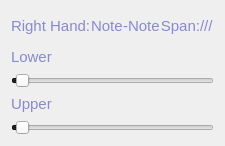
                      <widget class="QWidget" name="right_ranges_box_2" native="true">
                       <layout class="QVBoxLayout" name="verticalLayout_17">
                        <item>
                         <widget class="QWidget" name="right_range_labels_bar_2" native="true">
                          <property name="sizePolicy">
                           <sizepolicy hsizetype="Preferred" vsizetype="Fixed">
                            <horstretch>0</horstretch>
                            <verstretch>0</verstretch>
                           </sizepolicy>
                          </property>
                          <property name="minimumSize">
                           <size>
                            <width>0</width>
                            <height>30</height>
                           </size>
                          </property>
                          <property name="maximumSize">
                           <size>
                            <width>16777215</width>
                            <height>50</height>
                           </size>
                          </property>
                          <layout class="QHBoxLayout" name="horizontalLayout_10">
                           <property name="spacing">
                            <number>0</number>
                           </property>
                           <property name="leftMargin">
                            <number>0</number>
                           </property>
                           <property name="topMargin">
                            <number>0</number>
                           </property>
                           <property name="rightMargin">
                            <number>0</number>
                           </property>
                           <property name="bottomMargin">
                            <number>0</number>
                           </property>
                           <item>
                            <widget class="QLabel" name="right_range_label">
                             <property name="sizePolicy">
                              <sizepolicy hsizetype="Preferred" vsizetype="Maximum">
                               <horstretch>0</horstretch>
                               <verstretch>0</verstretch>
                              </sizepolicy>
                             </property>
                             <property name="maximumSize">
                              <size>
                               <width>16777215</width>
                               <height>30</height>
                              </size>
                             </property>
                             <property name="font">
                              <font>
                               <pointsize>11</pointsize>
                              </font>
                             </property>
                             <property name="styleSheet">
                              <string notr="true">QLabel {
	color:rgb(137, 137, 206)
	
}</string>
                             </property>
                             <property name="text">
                              <string>Right Hand:</string>
                             </property>
                            </widget>
                           </item>
                           <item>
                            <widget class="QLabel" name="right_lower_display">
                             <property name="sizePolicy">
                              <sizepolicy hsizetype="Preferred" vsizetype="Maximum">
                               <horstretch>0</horstretch>
                               <verstretch>0</verstretch>
                              </sizepolicy>
                             </property>
                             <property name="maximumSize">
                              <size>
                               <width>16777215</width>
                               <height>30</height>
                              </size>
                             </property>
                             <property name="font">
                              <font>
                               <pointsize>11</pointsize>
                              </font>
                             </property>
                             <property name="styleSheet">
                              <string notr="true">QLabel {
	color:rgb(137, 137, 206)
	
}</string>
                             </property>
                             <property name="text">
                              <string>Note</string>
                             </property>
                            </widget>
                           </item>
                           <item>
                            <widget class="QLabel" name="dash_3">
                             <property name="sizePolicy">
                              <sizepolicy hsizetype="Preferred" vsizetype="Maximum">
                               <horstretch>0</horstretch>
                               <verstretch>0</verstretch>
                              </sizepolicy>
                             </property>
                             <property name="maximumSize">
                              <size>
                               <width>16777215</width>
                               <height>30</height>
                              </size>
                             </property>
                             <property name="font">
                              <font>
                               <pointsize>11</pointsize>
                              </font>
                             </property>
                             <property name="styleSheet">
                              <string notr="true">QLabel {
	color:rgb(137, 137, 206)
	
}</string>
                             </property>
                             <property name="text">
                              <string>-</string>
                             </property>
                            </widget>
                           </item>
                           <item>
                            <widget class="QLabel" name="right_upper_display">
                             <property name="sizePolicy">
                              <sizepolicy hsizetype="Preferred" vsizetype="Maximum">
                               <horstretch>0</horstretch>
                               <verstretch>0</verstretch>
                              </sizepolicy>
                             </property>
                             <property name="maximumSize">
                              <size>
                               <width>16777215</width>
                               <height>30</height>
                              </size>
                             </property>
                             <property name="font">
                              <font>
                               <pointsize>11</pointsize>
                              </font>
                             </property>
                             <property name="styleSheet">
                              <string notr="true">QLabel {
	color:rgb(137, 137, 206)
}</string>
                             </property>
                             <property name="text">
                              <string>Note</string>
                             </property>
                            </widget>
                           </item>
                           <item>
                            <widget class="QLabel" name="length_label_5">
                             <property name="sizePolicy">
                              <sizepolicy hsizetype="Preferred" vsizetype="Maximum">
                               <horstretch>0</horstretch>
                               <verstretch>0</verstretch>
                              </sizepolicy>
                             </property>
                             <property name="minimumSize">
                              <size>
                               <width>0</width>
                               <height>0</height>
                              </size>
                             </property>
                             <property name="maximumSize">
                              <size>
                               <width>16777215</width>
                               <height>30</height>
                              </size>
                             </property>
                             <property name="font">
                              <font>
                               <pointsize>11</pointsize>
                              </font>
                             </property>
                             <property name="mouseTracking">
                              <bool>false</bool>
                             </property>
                             <property name="styleSheet">
                              <string notr="true">color: rgb(137, 137, 206);</string>
                             </property>
                             <property name="text">
                              <string>Span:</string>
                             </property>
                             <property name="alignment">
                              <set>Qt::AlignRight|Qt::AlignTrailing|Qt::AlignVCenter</set>
                             </property>
                             <property name="wordWrap">
                              <bool>false</bool>
                             </property>
                             <property name="margin">
                              <number>0</number>
                             </property>
                            </widget>
                           </item>
                           <item>
                            <widget class="QLabel" name="right_span_display">
                             <property name="sizePolicy">
                              <sizepolicy hsizetype="Preferred" vsizetype="Maximum">
                               <horstretch>0</horstretch>
                               <verstretch>0</verstretch>
                              </sizepolicy>
                             </property>
                             <property name="maximumSize">
                              <size>
                               <width>16777215</width>
                               <height>30</height>
                              </size>
                             </property>
                             <property name="font">
                              <font>
                               <pointsize>11</pointsize>
                              </font>
                             </property>
                             <property name="styleSheet">
                              <string notr="true">QLabel {
	color:rgb(137, 137, 206)
	
}</string>
                             </property>
                             <property name="text">
                              <string>///</string>
                             </property>
                            </widget>
                           </item>
                          </layout>
                         </widget>
                        </item>
                        <item>
                         <layout class="QVBoxLayout" name="rh_range1_box_2">
                          <item>
                           <layout class="QHBoxLayout" name="rh_range1_note_display_2">
                            <item>
                             <widget class="QLabel" name="right_lower_label">
                              <property name="font">
                               <font>
                                <pointsize>11</pointsize>
                               </font>
                              </property>
                              <property name="styleSheet">
                               <string notr="true">QLabel {
	color:rgb(137, 137, 206)
	
}</string>
                              </property>
                              <property name="text">
                               <string>Lower</string>
                              </property>
                             </widget>
                            </item>
                            <item>
                             <spacer name="rh_range1_spacerr_2">
                              <property name="orientation">
                               <enum>Qt::Horizontal</enum>
                              </property>
                              <property name="sizeHint" stdset="0">
                               <size>
                                <width>40</width>
                                <height>20</height>
                               </size>
                              </property>
                             </spacer>
                            </item>
                           </layout>
                          </item>
                          <item>
                           <widget class="QSlider" name="right_lower_slider">
                            <property name="minimumSize">
                             <size>
                              <width>0</width>
                              <height>0</height>
                             </size>
                            </property>
                            <property name="layoutDirection">
                             <enum>Qt::LeftToRight</enum>
                            </property>
                            <property name="styleSheet">
                             <string notr="true">QSlider {
	
	color: rgb(255, 255, 255);
	border-color: rgb(255, 85, 255);
	selection-background-color: rgb(11, 17, 17);
}</string>
                            </property>
                            <property name="maximum">
                             <number>87</number>
                            </property>
                            <property name="pageStep">
                             <number>1</number>
                            </property>
                            <property name="value">
                             <number>2</number>
                            </property>
                            <property name="tracking">
                             <bool>true</bool>
                            </property>
                            <property name="orientation">
                             <enum>Qt::Horizontal</enum>
                            </property>
                            <property name="invertedAppearance">
                             <bool>false</bool>
                            </property>
                            <property name="tickPosition">
                             <enum>QSlider::NoTicks</enum>
                            </property>
                            <property name="tickInterval">
                             <number>0</number>
                            </property>
                           </widget>
                          </item>
                         </layout>
                        </item>
                        <item>
                         <layout class="QVBoxLayout" name="rh_range2_box_2">
                          <item>
                           <layout class="QHBoxLayout" name="rh_range2_display_2">
                            <item>
                             <widget class="QLabel" name="right_upper_label">
                              <property name="font">
                               <font>
                                <pointsize>11</pointsize>
                               </font>
                              </property>
                              <property name="styleSheet">
                               <string notr="true">QLabel {
	color:rgb(137, 137, 206)
	
}</string>
                              </property>
                              <property name="text">
                               <string>Upper</string>
                              </property>
                             </widget>
                            </item>
                            <item>
                             <spacer name="rh_range2_spacerr_2">
                              <property name="orientation">
                               <enum>Qt::Horizontal</enum>
                              </property>
                              <property name="sizeHint" stdset="0">
                               <size>
                                <width>40</width>
                                <height>20</height>
                               </size>
                              </property>
                             </spacer>
                            </item>
                           </layout>
                          </item>
                          <item>
                           <widget class="QSlider" name="right_upper_slider">
                            <property name="minimumSize">
                             <size>
                              <width>0</width>
                              <height>0</height>
                             </size>
                            </property>
                            <property name="layoutDirection">
                             <enum>Qt::LeftToRight</enum>
                            </property>
                            <property name="styleSheet">
                             <string notr="true">QSlider {
	
	color: rgb(255, 255, 255);
	border-color: rgb(255, 85, 255);
	selection-background-color: rgb(11, 17, 17);
}</string>
                            </property>
                            <property name="maximum">
                             <number>87</number>
                            </property>
                            <property name="pageStep">
                             <number>1</number>
                            </property>
                            <property name="value">
                             <number>2</number>
                            </property>
                            <property name="tracking">
                             <bool>true</bool>
                            </property>
                            <property name="orientation">
                             <enum>Qt::Horizontal</enum>
                            </property>
                            <property name="invertedAppearance">
                             <bool>false</bool>
                            </property>
                            <property name="tickPosition">
                             <enum>QSlider::NoTicks</enum>
                            </property>
                            <property name="tickInterval">
                             <number>0</number>
                            </property>
                           </widget>
                          </item>
                         </layout>
                        </item>
                       </layout>
                      </widget>
